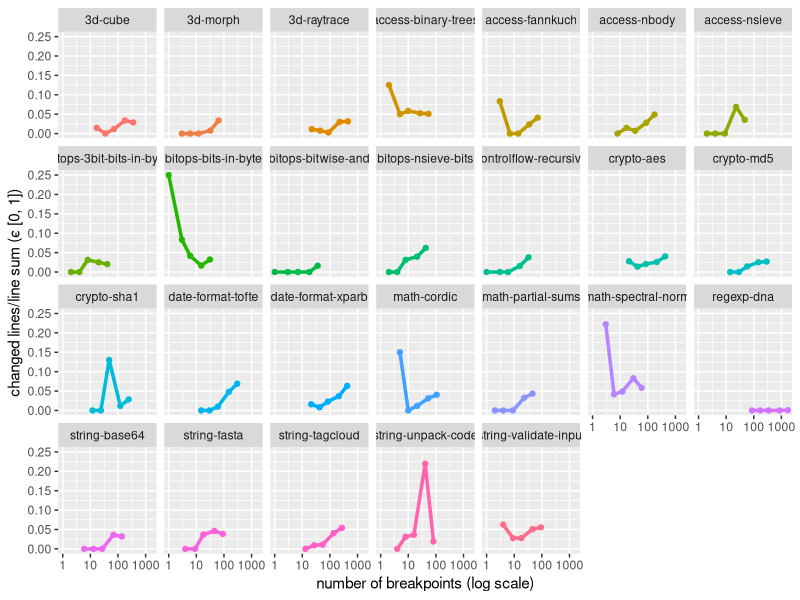
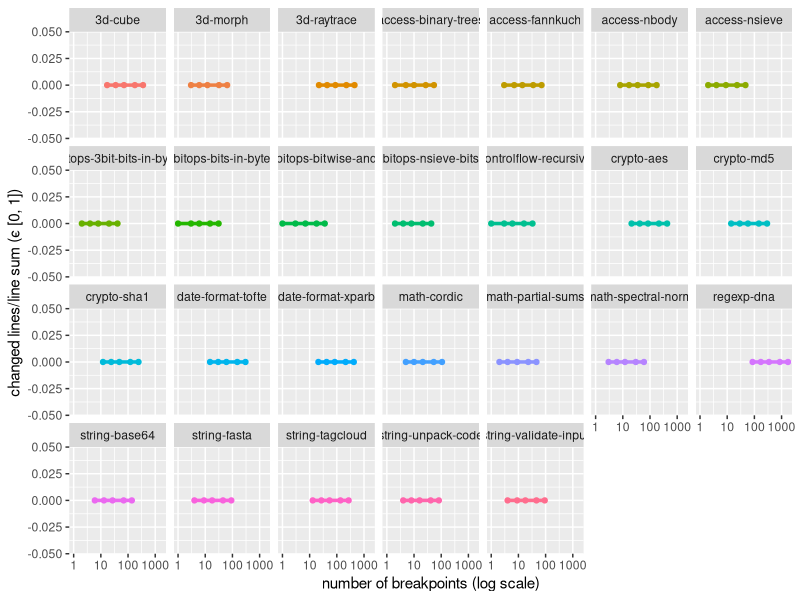
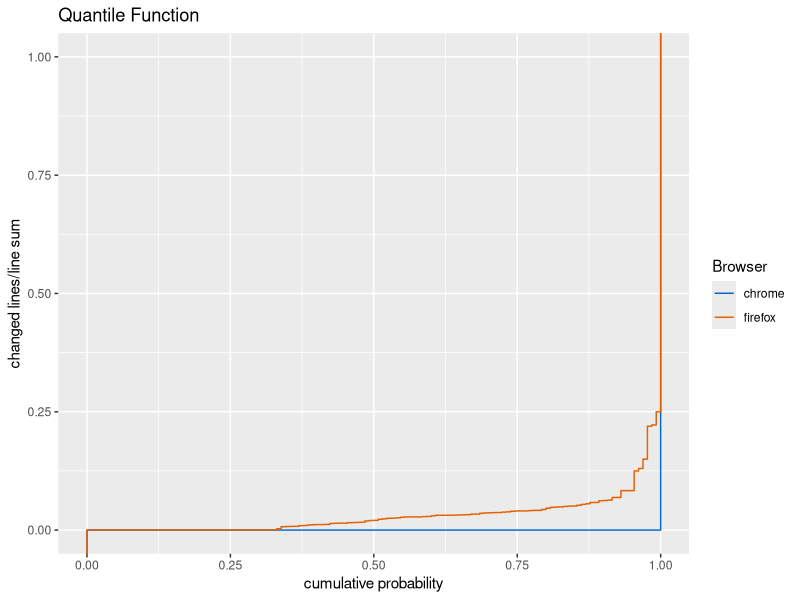

These charts were generated, in order, by the following R code:
#!/usr/bin/Rscript
require(ggplot2)
plot_browser_result <- function(filename, data) {
  # use cairo_pdf for UTF8 support, see http://stackoverflow.com/questions/12768176/unicode-characters-in-ggplot2-pdf-output
  cairo_pdf(filename, family="DejaVu Sans", width=12, height=8)
  print(ggplot(
    data, 
    aes(x = data$X..breakpoints, y = data$X..diff.lines.combination))
    + labs(x = "number of breakpoints (log scale)", y = "changed lines/line sum (ϵ [0, 1])")
    + scale_x_log10()
    + geom_line(aes(colour = data$SunSpider.testcase), size = 1.2)
    + geom_point(aes(colour = data$SunSpider.testcase))
    + facet_wrap(~data$SunSpider.testcase, nrow = 4)
    + guides(colour = FALSE)
  )
  dev.off()
}

results = read.csv("results.csv")
plot_browser_result("firefox-plots.pdf", results[results$Browser == "firefox",2:4])
plot_browser_result("chrome-plots.pdf", results[results$Browser == "chrome",2:4])

# quantile functions
# use cairo_pdf for UTF8 support, see http://stackoverflow.com/questions/12768176/unicode-characters-in-ggplot2-pdf-output
cairo_pdf("distributions.pdf", family="DejaVu Sans", width=10, height=6)
print(
  ggplot(results, aes(X..diff.lines.combination, color = Browser))
  + scale_colour_manual(values = c("#0266C8", "#E66000"))
  + stat_ecdf(size=0.5)
  + labs(x = "changed lines/line sum", y = "cumulative probability", title = "Quantile Function") 
  + xlim(0, 1)
  + coord_flip() # flip for inverse = quantile function
)
dev.off()
